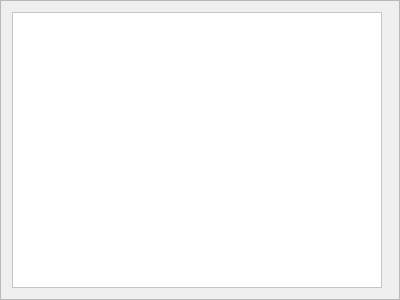
<?xml version="1.0" encoding="UTF-8"?>
<ui version="4.0">
 <class>S2DBase</class>
 <widget class="QFrame" name="S2DBase">
  <property name="geometry">
   <rect>
    <x>0</x>
    <y>0</y>
    <width>400</width>
    <height>300</height>
   </rect>
  </property>
  <property name="windowTitle">
   <string>Frame</string>
  </property>
  <property name="frameShape">
   <enum>QFrame::StyledPanel</enum>
  </property>
  <property name="frameShadow">
   <enum>QFrame::Raised</enum>
  </property>
  <layout class="QGridLayout" name="gridLayout">
   <item row="0" column="0">
    <widget class="S2DView" name="S2DV">
     <property name="sizePolicy">
      <sizepolicy hsizetype="Expanding" vsizetype="Expanding">
       <horstretch>3</horstretch>
       <verstretch>0</verstretch>
      </sizepolicy>
     </property>
     <property name="styleSheet">
      <string notr="true">background-color: rgb(255, 255, 255);</string>
     </property>
     <property name="frameShape">
      <enum>QFrame::StyledPanel</enum>
     </property>
     <property name="frameShadow">
      <enum>QFrame::Raised</enum>
     </property>
    </widget>
   </item>
   <item row="0" column="1">
    <widget class="cBar" name="CBar">
     <property name="frameShape">
      <enum>QFrame::StyledPanel</enum>
     </property>
     <property name="frameShadow">
      <enum>QFrame::Raised</enum>
     </property>
    </widget>
   </item>
  </layout>
 </widget>
 <customwidgets>
  <customwidget>
   <class>S2DView</class>
   <extends>QFrame</extends>
   <header location="global">S2DView.h</header>
   <container>1</container>
  </customwidget>
  <customwidget>
   <class>cBar</class>
   <extends>QFrame</extends>
   <header>cBar.h</header>
   <container>1</container>
  </customwidget>
 </customwidgets>
 <resources/>
 <connections/>
</ui>
